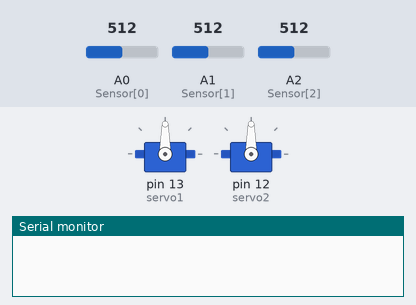
Bench run of a sketch on a simulated Arduino Uno, built with avr-gcc and run on an emulated ATmega328P. On the bench: 2 × servo, the last lines printed to the serial monitor. Inputs (shaded band) come from the test bench; at power-on: A1 (Sensor[1]) = 512, A2 (Sensor[2]) = 512, A0 (Sensor[0]) = 512.

Above: at 1.2 s.
1.3 s: A1 (Sensor[1]) set to 900
At 2.5 s:
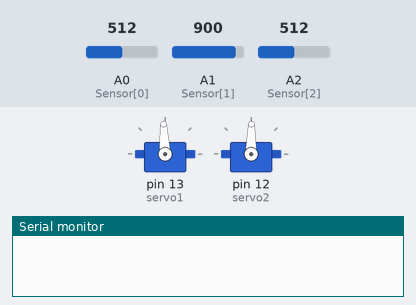
2.8 s: A2 (Sensor[2]) set to 900
At 3.7 s:
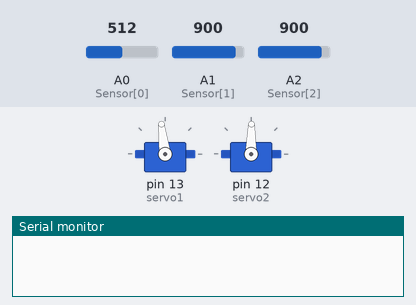
4.3 s: A0 (Sensor[0]) set to 709
5.8 s: A0 (Sensor[0]) set to 735
At 7.8 s:
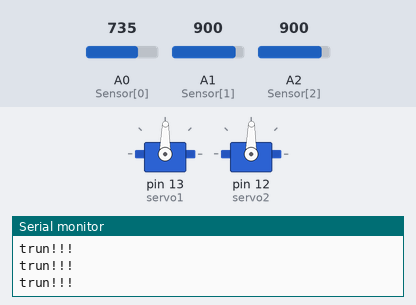
Timing chart, 0 to 9.8 s (numbered marks = the images above; inputs shaded):
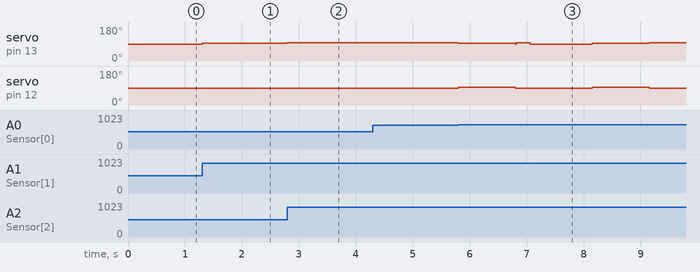

The sketch:

ws_1122_s3.ino
```cpp
/*  선을 따라 갈 수 있다.
    십자모양길을 만나면 멈춘다.(깜박이)
    90도 돌아서 멈춘다.
    정류장을 향해서 전진한다.(초음파)
*/
#include <Servo.h>

char Sensor[] = {A0, A1, A2};  // 로봇에서 1 2 3 순서
int Sensor_val[3];
Servo servo1, servo2;

float cm0, cm1, cm2;

int i = 0; //90도 도는지 확인 할 변수

int turnFlag = 0; //돌기위해 나머지 if를 멈추기위한 flag
int enterCross = 0; //십자길을 마주했을 때 flag


void setup()
{
  Serial.begin(9600); //시리얼

  servo1.attach(13);  //오른쪽
  servo2.attach(12);  //왼쪽
  //pinMode(Sensor,INPUT);
}

void loop()
{
  Sensor_val[0] = map(analogRead(Sensor[0]), 0, 1023, 0, 5000); //전압값으로 변환
  Sensor_val[1] = map(analogRead(Sensor[1]), 0, 1023, 0, 5000);
  Sensor_val[2] = map(analogRead(Sensor[2]), 0, 1023, 0, 5000);

  cm0 = (24.61 / (Sensor_val[0] - 0.1696)) * 1000; //cm값으로 변환
  cm1 = (24.61 / (Sensor_val[1] - 0.1696)) * 1000;
  cm2 = (24.61 / (Sensor_val[2] - 0.1696)) * 1000;

  if (turnFlag == 1 && enterCross == 1) {  //십자 길을 만났을 때
    if ( i < 20) {  //조금 전진
      servo1.writeMicroseconds(1540);
      servo2.writeMicroseconds(1460); //전진
      i++;
      Serial.println("i'am in the cross!!!");
      //delay(1000);
    }

    servo1.writeMicroseconds(1460);
    servo2.writeMicroseconds(1460); //제자리 좌회전
    i++;
    Serial.println("trun!!!");

    if (i > 135) { //90도 돌고나면 flag를 0으로
      turnFlag = 0;
      i = 0;
      servo1.writeMicroseconds(1500);
      servo2.writeMicroseconds(1500);//정지
      delay(1000);
    }
  }


  //cross 만나 90도 돌았을 때,
  if (cm1 < 7 && cm2 < 7 && turnFlag == 0 && enterCross == 1) {
    servo1.writeMicroseconds(1540);
    servo2.writeMicroseconds(1460); //전진
    Serial.println("straight!!");

    //여기서 초음파 센서를 이용해서 정지하기

  }


  if ( cm1 < 7 && cm2 < 7 && enterCross == 0) { // X11
    if (cm0 < 7) { //111 (십자길처음 만남)

      servo1.writeMicroseconds(1500);
      servo2.writeMicroseconds(1500);//정지
      delay(1000);
      //여기서 깜박이 [led]왼쪽

      enterCross = 1;
      turnFlag = 1;
      Serial.println("meet cross!!!");
    }
    else if (cm0 > 7  ) { //110 (일자길) 전진
      servo1.writeMicroseconds(1540);
      servo2.writeMicroseconds(1460);//전진

    }
  }
  else if (cm1 < 7 && cm2 > 7 ) { // X10   //우회전
    servo1.writeMicroseconds(1500);
    servo2.writeMicroseconds(1460);// 제자리 우회전
  }
  else if (cm1 > 7 && cm2 < 7 ) { // X01  //좌회전
    servo1.writeMicroseconds(1540);
    servo2.writeMicroseconds(1500);// 제자리 좌회전
  }

//  else if (cm1 > 7 && cm2 > 7 ) { //X00  //정지
//    servo1.writeMicroseconds(1500);
//    servo2.writeMicroseconds(1500);// 정지
//  }

}
```

Measured:
- the behaviour switches between 719 and 720 on A0 (Sensor[0]) (found by bisection; images 2 and 3)
- after the input at 1.3 s, servo on pin 13 (servo1): 90° → 93° at once; servo on pin 12 (servo2): 90° → 89° at once
- after the input at 2.8 s, servo on pin 13 (servo1): 93° → 97° at once
- after the input at 4.3 s, every drawn part: stays the same
- after the input at 5.8 s, servo on pin 13 (servo1): 97° → 93° at once, → 97° 1.0 s later, → 89° 0.26 s later, → 93° 1.1 s later, … (5 changes in this stretch); servo on pin 12 (servo2): alternates 93° for 1.0 s and 89° for 1.4 s, starting at once
